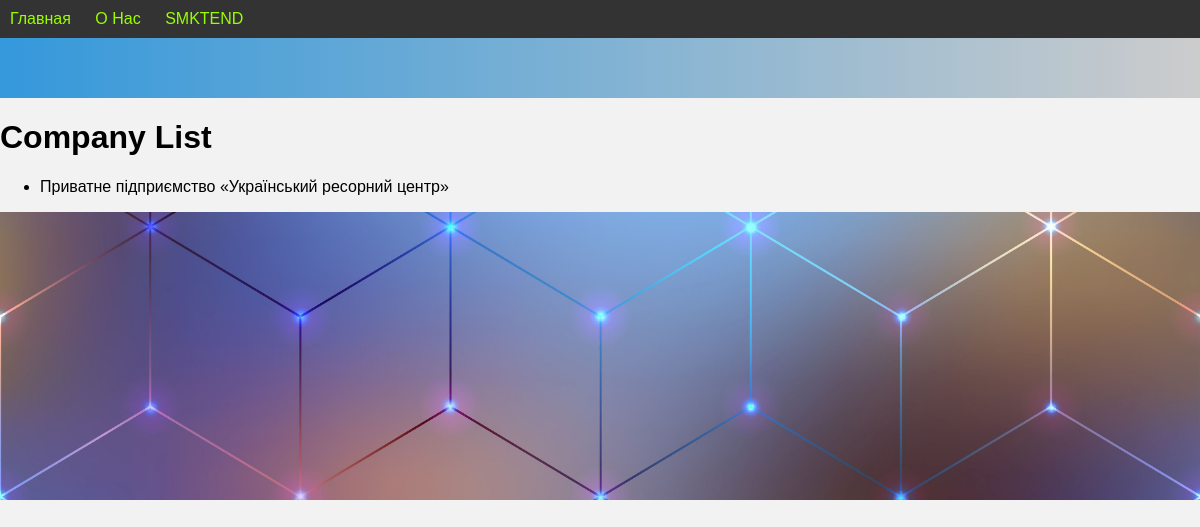
The page /list/ (signed in) on the database as committed earlier.
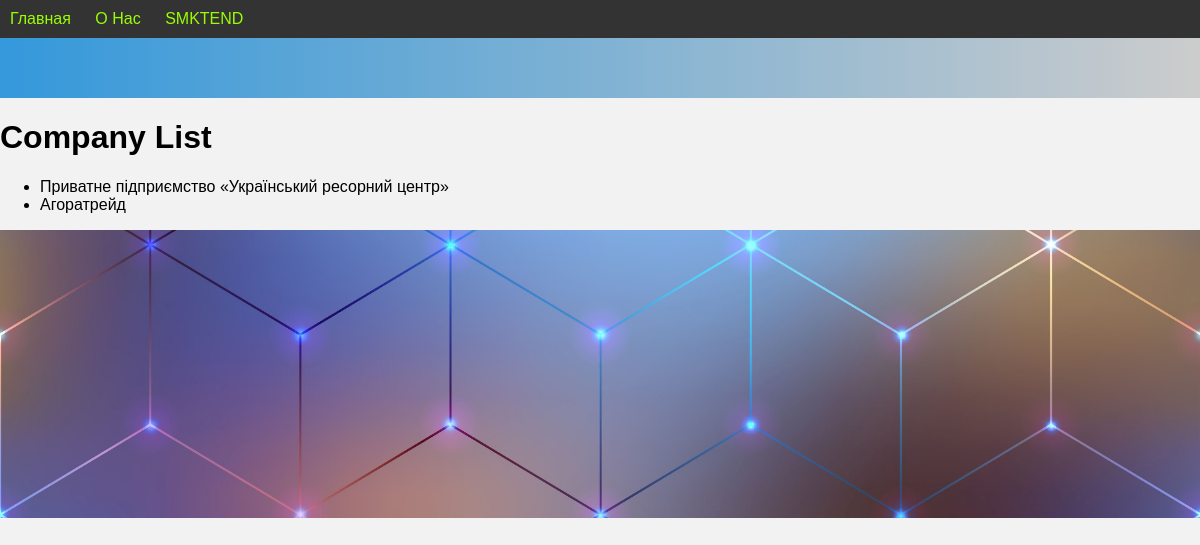
The same page on the database as committed later.
### main/models.py (models this page shows, shortened)
class Company(models.Model):
    objects = None
    user = models.ForeignKey(User, on_delete=models.CASCADE)
    name = models.CharField(max_length=100)
    EDR = models.CharField(max_length=50)
    phone_number = models.CharField(max_length=15, default='')
    address = models.CharField(max_length=255, default='')
    responsible_person = models.CharField(max_length=100, default='')

### main/views.py (the view)
# urls.py: path('list/', views.company_list, name='company_list'),
@login_required
def company_list(request):
    companies = Company.objects.all()
    return render(request, 'main/company_list.html', {'companies': companies})

### main/templates/main/company_list.html (shortened to what this page needs)
{% extends 'main/layout.html' %}
{% block content %}
<h1>Company List</h1>
    <ul>
        {% for company in companies %}
            <li>{{ company.name }}</li>
        {% endfor %}
    </ul>
{% endblock %}

Rows that differ between the two databases and show on the page:
added Company: name "Агоратрейд"
